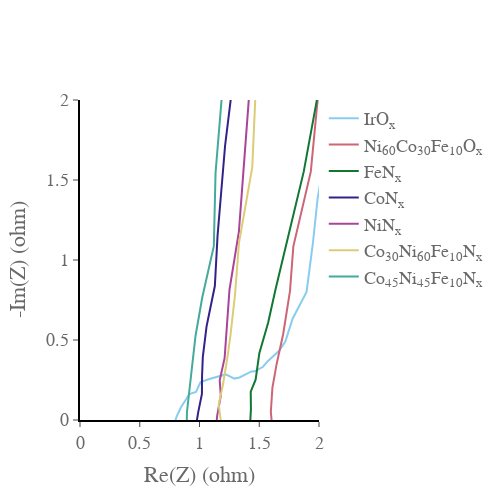

Here is the notebook cell this chart was saved with:
### Code cell
import numpy as np
import plotly.graph_objects as go
import pandas as pd
import plotly.express as px
from EC_data_processing_lib import get_header_length
from EC_data_processing_lib import analyse_file
from EC_data_processing_lib import get_decimal_separator
from pandas import DataFrame as df
from Data_setup_FirstPaper import data_set
import os
from galvani import BioLogic

fig = go.Figure()
colors = px.colors.qualitative.Safe

for i in data_set:
    file = data_set[i]['data_PEIS']
    if not os.path.exists(file):
        continue
    if file.endswith('mpt'):
        headerlength = get_header_length(file)
        data = pd.read_csv(file, encoding='ansi', sep="\t", decimal=get_decimal_separator(file),  skiprows=range(headerlength))
        
    else:
        mpr_file = BioLogic.MPRfile(file)
        data = pd.DataFrame(mpr_file.data)
        
    
    real = data['Re(Z)/Ohm']
    imaginary = data['-Im(Z)/Ohm']
       
   
    fig.add_trace(go.Scatter(
        x=real,
        y=imaginary,
        name= data_set[i]['label'],
        line_color = colors[data_set[i]['color_index']],
    )
           
    )
fig.update_xaxes(range=[0, 2],
    nticks=10,
    ticks='outside',
    showgrid=False, gridwidth=1, gridcolor='grey',
    zeroline=False, zerolinecolor='grey', zerolinewidth= 1,
    showline=True, linewidth=2, linecolor='black')

fig.update_yaxes(range=[0, 2],
    nticks=10,
    showgrid=False, gridwidth=1, gridcolor='grey',
    ticks='outside',
    zeroline=True, zerolinecolor='grey', zerolinewidth= 1,
    showline=True, linewidth=2, linecolor='black')
fig.update_layout(
    
    xaxis_title="Re(Z) (ohm)",
    yaxis_title="-Im(Z) (ohm)",
    font=dict(
        family="Times New Roman, monospace",
        size=18,
        color="dimgrey"
        
    )
)

fig.update_layout({
    "plot_bgcolor": "rgba(0, 0, 0, 0)",
    'paper_bgcolor': 'rgba(0, 0, 0, 0)', #sets the background to be transparent... might appear black in .jpeg but will be transparent in the .svg
})
fig.update_layout(
    width = 500,
    height = 500)
fig.show()
fig.write_image('PEIS_firstpaperall.jpeg')
fig.write_image('PEIS_firstpaperall.svg')

### Figure 1 — Plotly figure (JSON) as saved in the notebook; plotly's stock layout.template omitted (floating-point values rounded to 4 significant figures)
{"data": [{"line": {"color": "rgb(136, 204, 238)"}, "name": "IrO<sub>x</sub>", "type": "scatter", "x": [1.243, 0.8676, 0.8097, 0.7875, 0.7867, 0.8104, 0.8438, 0.8764, 0.9156, 0.9705, 1.009, 1.082, 1.157, 1.22, 1.292, 1.335, 1.434, 1.463, 1.532, 1.567, 1.664, 1.718, 1.779, 1.896, 1.949, 1.988, 2.15, 2.16, 2.396, 2.633, 2.936, 3.384, 4.014], "y": [-1.363, -0.5374, -0.2529, -0.1135, -0.02919, 0.02502, 0.07839, 0.1146, 0.1623, 0.1754, 0.2373, 0.2562, 0.271, 0.2848, 0.2588, 0.2656, 0.3034, 0.3044, 0.3327, 0.3645, 0.4308, 0.4904, 0.6331, 0.8006, 1.103, 1.385, 2.08, 2.883, 4.084, 5.78, 8.283, 11.83, 17.09]}, {"line": {"color": "rgb(204, 102, 119)"}, "name": "Ni<sub>60</sub>Co<sub>30</sub>Fe<sub>10</sub>O<sub>x</sub>", "type": "scatter", "x": [2.015, 1.643, 1.616, 1.597, 1.61, 1.646, 1.7, 1.757, 1.785, 1.931, 2.019, 2.125, 2.25, 2.432, 2.57, 3.026, 3.428, 4.218, 4.941, 7.018, 11.14, 17.93, 21.27, 28.68, 52.79, 78.04, 74.9, 191.6], "y": [-1.298, -0.5047, -0.1019, 0.05033, 0.2006, 0.3503, 0.5358, 0.805, 1.085, 1.552, 2.234, 3.037, 4.367, 6.262, 8.902, 13.02, 18.86, 26.3, 39.89, 56.76, 81.42, 121.7, 170.9, 251.4, 350.5, 505.2, 753.6, 1032.0]}, {"line": {"color": "rgb(17, 119, 51)"}, "name": "FeN<sub>x</sub>", "type": "scatter", "x": [1.812, 1.455, 1.427, 1.423, 1.43, 1.429, 1.47, 1.501, 1.574, 1.635, 1.726, 1.872, 2.017, 2.22, 2.665, 3.301, 4.285, 5.369, 7.312, 9.45, 12.54, 16.89, 22.21, 29.88, 37.24, 48.08, 64.71, 81.37, 106.5, 140.4], "y": [-1.318, -0.5383, -0.2159, -0.03768, 0.06513, 0.1774, 0.252, 0.4175, 0.6078, 0.8139, 1.095, 1.552, 2.143, 2.945, 4.018, 5.474, 7.386, 9.852, 13.2, 17.74, 22.7, 29.28, 39.24, 49.21, 64.57, 83.19, 109.7, 140.9, 179.4, 235.7]}, {"line": {"color": "rgb(51, 34, 136)"}, "name": "CoN<sub>x</sub>", "type": "scatter", "x": [1.38, 1.005, 0.9747, 0.9678, 0.9882, 1.02, 1.021, 1.028, 1.059, 1.128, 1.151, 1.214, 1.326, 1.395, 1.511, 1.731, 1.774, 2.117, 2.755, 4.226, 4.735, 5.798, 8.572, 14.21, 16.94, 28.91, 57.5, 79.03, 83.21], "y": [-1.335, -0.5588, -0.2137, -0.05099, 0.04441, 0.1625, 0.2744, 0.3952, 0.5851, 0.8374, 1.153, 1.714, 2.396, 3.544, 4.982, 7.378, 10.65, 15.59, 22.32, 32.86, 48.44, 69.17, 99.84, 144.9, 207.4, 301.5, 438.8, 602.5, 931.6]}, {"line": {"color": "rgb(170, 68, 153)"}, "name": "NiN<sub>x</sub>", "type": "scatter", "x": [1.576, 1.16, 1.112, 1.134, 1.148, 1.178, 1.169, 1.21, 1.225, 1.251, 1.33, 1.384, 1.456, 1.492, 1.629, 1.856, 2.166, 2.393, 2.915, 3.67, 5.775, 6.16, 8.596, 13.7, 19.87, 25.57, 19.94, 45.59, 91.25, 126.2, 199.4, 223.0, 528.3, 654.8], "y": [-1.422, -0.5922, -0.2435, -0.08873, 0.02717, 0.1521, 0.2479, 0.3861, 0.5744, 0.8141, 1.178, 1.716, 2.432, 3.562, 5.164, 7.462, 10.96, 15.9, 23.25, 32.74, 48.87, 70.28, 102.6, 147.0, 216.0, 309.7, 444.1, 655.0, 982.2, 1375.0, 2001.0, 2983.0, 4214.0, 6089.0]}, {"line": {"color": "rgb(221, 204, 119)"}, "name": "Co<sub>30</sub>Ni<sub>60</sub>Fe<sub>10</sub>N<sub>x</sub>", "type": "scatter", "x": [1.713, 1.252, 1.162, 1.177, 1.161, 1.194, 1.233, 1.259, 1.297, 1.33, 1.441, 1.478, 1.669, 1.806, 1.909, 2.074, 3.031, 3.026, 4.104, 5.12, 8.112, 10.98, 15.93, 21.05, 34.55, 43.78, 79.9, 93.51], "y": [-1.371, -0.5176, -0.1881, 0.0004687, 0.09654, 0.2128, 0.3862, 0.5283, 0.7822, 1.105, 1.578, 2.204, 3.129, 4.477, 6.61, 9.588, 13.59, 19.44, 28.77, 41.71, 59.29, 85.27, 120.1, 175.1, 264.1, 374.6, 497.8, 729.2]}, {"line": {"color": "rgb(68, 170, 153)"}, "name": "Co<sub>45</sub>Ni<sub>45</sub>Fe<sub>10</sub>N<sub>x</sub>", "type": "scatter", "x": [2.114, 1.072, 0.8983, 0.8915, 0.8955, 0.9079, 0.9228, 0.9404, 0.9669, 1.023, 1.12, 1.134, 1.191, 1.312, 1.355, 1.571, 1.782, 2.01, 3.08, 3.524, 4.334, 6.266, 8.523, 14.4, 17.5, 30.19, 36.15, 63.57, 75.72, 133.8, 196.9, 277.0, 606.2, 818.9, 1440.0, 2574.0, 4416.0, 7769.0], "y": [-1.996, -0.7447, -0.2496, -0.06234, 0.05311, 0.1378, 0.2494, 0.3721, 0.5267, 0.7668, 1.087, 1.545, 2.174, 3.133, 4.582, 6.732, 9.849, 13.78, 20.17, 29.39, 42.32, 62.02, 89.5, 131.2, 185.2, 269.5, 392.7, 571.7, 810.7, 1181.0, 1712.0, 2505.0, 3544.0, 5109, 7229.0, 10170.0, 14490.0, 19830.0]}], "layout": {"font": {"color": "dimgrey", "family": "Times New Roman, monospace", "size": 18}, "height": 500, "paper_bgcolor": "rgba(0, 0, 0, 0)", "plot_bgcolor": "rgba(0, 0, 0, 0)", "width": 500, "xaxis": {"gridcolor": "grey", "gridwidth": 1, "linecolor": "black", "linewidth": 2, "nticks": 10, "range": [0, 2], "showgrid": false, "showline": true, "ticks": "outside", "title": {"text": "Re(Z) (ohm)"}, "zeroline": false, "zerolinecolor": "grey", "zerolinewidth": 1}, "yaxis": {"gridcolor": "grey", "gridwidth": 1, "linecolor": "black", "linewidth": 2, "nticks": 10, "range": [0, 2], "showgrid": false, "showline": true, "ticks": "outside", "title": {"text": "-Im(Z) (ohm)"}, "zeroline": true, "zerolinecolor": "grey", "zerolinewidth": 1}}}
